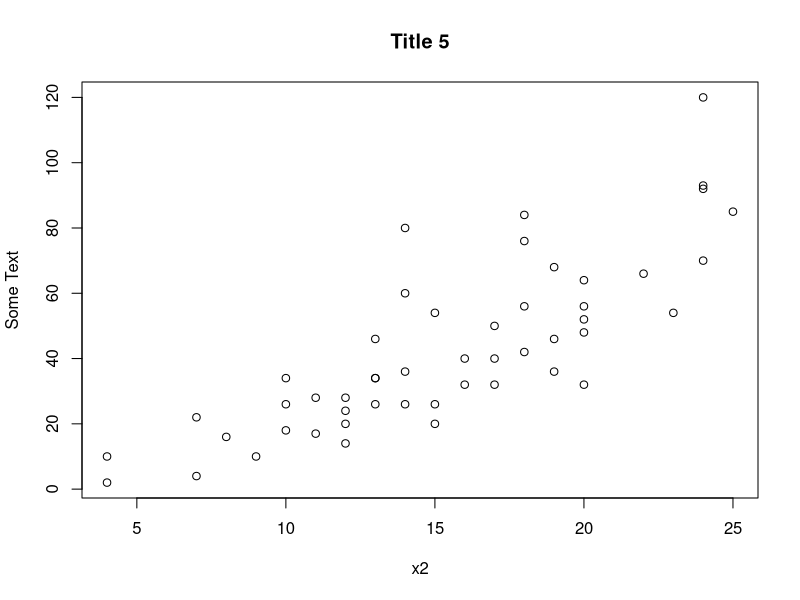

Write the R code that produced this figure.
## ---- chunk 1
z <- "Title 5"
y <- "Some Text"
x <- "x2"
## ---- chunk 2
plot(cars, main = z, xlab = x, ylab = y)
